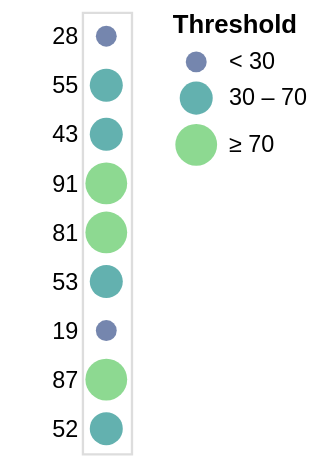

Here is the Vega-Lite specification saved for this chart:
### Vega specification from a JSON file in a GitHub repository (floating-point values rounded to 4 significant figures)
{"$schema": "https://vega.github.io/schema/vega/v4.json", "description": "A simple bar chart with embedded data.", "autosize": "pad", "padding": 5, "width": 21, "style": "cell", "data": [{"name": "source_0", "values": [{"a": "A", "b": 28}, {"a": "B", "b": 55}, {"a": "C", "b": 43}, {"a": "D", "b": 91}, {"a": "E", "b": 81}, {"a": "F", "b": 53}, {"a": "G", "b": 19}, {"a": "H", "b": 87}, {"a": "I", "b": 52}]}], "signals": [{"name": "y_step", "value": 21}, {"name": "height", "update": "bandspace(domain('y').length, 1, 0.5) * y_step"}], "marks": [{"name": "marks", "type": "symbol", "style": ["circle"], "from": {"data": "source_0"}, "encode": {"update": {"opacity": {"value": 0.7}, "fill": [{"test": "datum[\"b\"] === null || isNaN(datum[\"b\"])", "value": null}, {"scale": "color", "field": "b"}], "tooltip": {"signal": "{\"b\": ''+datum[\"b\"], \"Threshold\": format(datum[\"b\"], \"\")}"}, "x": {"signal": "width", "mult": 0.5}, "y": {"scale": "y", "field": "b"}, "size": {"scale": "size", "field": "b"}, "shape": {"value": "circle"}}}}], "scales": [{"name": "y", "type": "point", "domain": {"data": "source_0", "field": "b"}, "range": {"step": {"signal": "y_step"}}, "padding": 0.5}, {"name": "color", "type": "threshold", "domain": [30, 70], "range": {"scheme": "viridis"}}, {"name": "size", "type": "threshold", "domain": [30, 70], "range": [80, 200, 320]}], "axes": [{"scale": "y", "orient": "left", "grid": false, "domain": false, "ticks": false, "zindex": 1}], "legends": [{"title": "Threshold", "fill": "color", "labelOverlap": "greedy", "encode": {"symbols": {"update": {"shape": {"value": "circle"}, "opacity": {"value": 0.7}}}}, "size": "size"}], "config": {"axisY": {"minExtent": 30}}}
